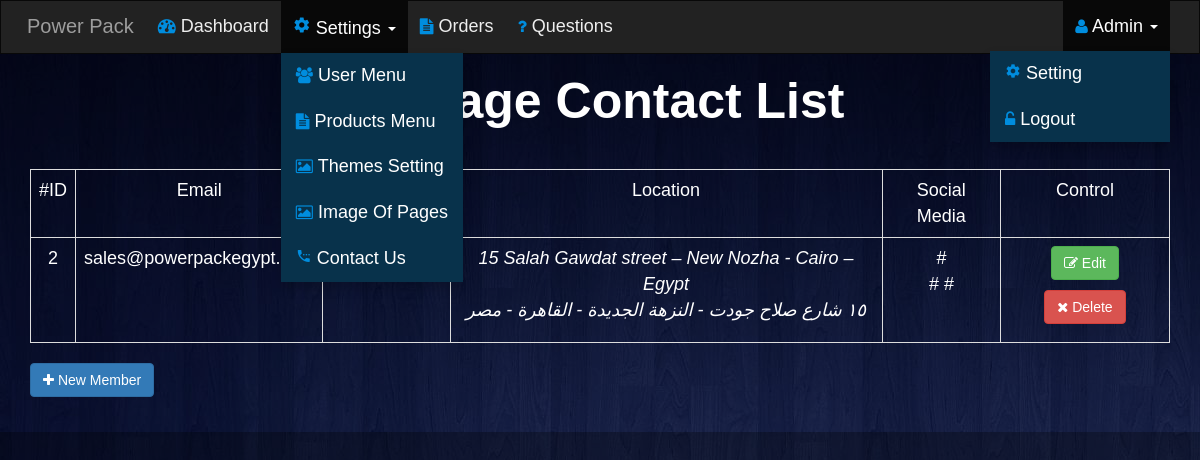
The page /Admin/contact-us.php (signed in) on the database its author committed.
### tables this page shows
CREATE TABLE `contactus` (
  `id` int(11) NOT NULL,
  `Email` varchar(255) NOT NULL,
  `Telephone1` varchar(255) NOT NULL,
  `Telephone2` varchar(255) NOT NULL,
  `LocationEn` varchar(255) NOT NULL,
  `LocationAr` varchar(255) NOT NULL,
  `facebook` varchar(255) NOT NULL,
  `instgram` varchar(255) NOT NULL,
  `twitter` varchar(255) NOT NULL
);

### Admin/contact-us.php (the view, shortened to what this page needs)
<?php
    if (isset($_SESSION['Username'])){
        include 'init.php';
        $do = isset($_GET['do']) ? $_GET['do'] : 'Manage' ;
        if ($do == 'Manage') {
            $stmt = $con->prepare("SELECT * FROM contactus ");
            $stmt->execute();
            $rows = $stmt->fetchAll();?>
            <h1 class="text-center" style="margin-top: 20px">Manage Contact List</h1>
				<div class="container">
					<div class="table-responsive">
						<table class="main-table text-center table table-bordered">
							<tr>
                                <td>#ID</td>
								<td>Email</td>
								<td>Telephone</td>
								<td>Location</td>
                                <td>Social Media</td>
								<td>Control</td>
							</tr>
							<?php
                    foreach ($rows as $row) {
                        echo "<tr>";
                            echo "<td>" . $row['id']."</td>";
                            echo "<td>" . $row['Email']."</td>";
                            echo "<td>
                            <i>" . $row['Telephone1']."</i><br>
                            <i>" . $row['Telephone2']."</i>
                            </td>";
                            echo "<td>
                            <i>" . $row['LocationEn']."</i><br>
                            <i>" . $row['LocationAr']."</i>
                            </td>";
                            echo "<td>
                            <i>" . $row['facebook']."</i><br>
                            <i>" . $row['instgram']."</i>
                            <i>" . $row['twitter']."</i>
                            </td>";
                            echo "<td>
                                <a style='margin-bottom:10px' href='Contact.php?do=Edit&id=" . $row['id'] . "' class='btn btn-success'><i class='fa fa-edit'></i> Edit</a>
                                <a style='margin-bottom:10px' href='contact-us.php?do=Delete&id=" . $row['id'] . "' class='btn btn-danger'><i class='fa fa-close'></i> Delete</a>
                                </td>";
							echo "</tr>";
					}
							?>
						</table>
					</div>
					<a href="contact-us.php?do=Add" class="btn btn-primary" style="margin-bottom: 35px"><i class="fa fa-plus"></i>  New Member</a>
				</div>
	<?php
    }else{
        $errorMsg = 'Sorry You Can\'t Browse This Page Directly';
        $urlPage = 'contact-us.php';
        redirectHome($errorMsg,$urlPage , 3);
    }
        include $tpl . 'footer.php';
    }else {
        header('Location: index.php');
        exit();
    }

### Admin/Includes/templates/header.php (shortened to what this page needs)
<!DOCTYPE html>
<html>
    <head>
        <link rel="stylesheet" href="<?php echo $css; ?>bootstrap.min.css">
        <link rel="stylesheet" href="<?php echo $css; ?>font-awesome.min.css">
        <link rel="stylesheet" href="<?php echo $css; ?>backend.css">
    </head>
    <body>

### Admin/init.php (shortened to what this page needs)
<?php
$tpl = 'Includes/templates/';
$css = 'Layout/css/';
include $tpl .'header.php';
if (!isset($noNavbar)){
    include $tpl . 'navbar.php';
}

### Admin/Includes/templates/navbar.php (shortened to what this page needs)
<nav class="navbar navbar-inverse">
  <div class="container">
    <div class="navbar-header">
      <a class="navbar-brand" href="#">Power Pack</a>
    </div>
    <div class="collapse navbar-collapse" id="app-nav">
      <ul class="nav navbar-nav">
        <li><a href="dashboard.php"><i class="fa fa-dashboard" style="font-size:18px;color:#008dde"></i>  Dashboard</a></li>
        <li class="dropdown open">
          <a class="dropdown-toggle" href="#" id="menu" role="button" data-toggle="dropdown" aria-haspopup="true" aria-expanded="false">
          <i class="material-icons" style="font-size:18px;color:#008dde">&#xe8b8; </i> Settings
            <span class="caret"></span>
          </a>
          <ul class="dropdown-menu">
            <li><a class="dropdown-item" href="user-menu.php">
            <i class="fa fa-users" style="font-size:16px;color:#008dde"></i> User Menu</a></li>
            <li><a class="dropdown-item" href="products-menu-en.php">
            <i class="fa fa-file-text" style="font-size:16px;color:#008dde"></i> Products Menu</a></li>
            <li><a class="dropdown-item" href="themes-setting.php">
            <i class="fa fa-image" style="font-size:16px;color:#008dde"></i> Themes Setting</a></li>
            <li><a class="dropdown-item" href="image.php">
            <i class="fa fa-image" style="font-size:16px;color:#008dde"></i> Image Of Pages</a></li>
            <li><a class="dropdown-item" href="contact-us.php">
            <i class="material-icons" style="font-size:16px;color:#008dde">&#xe8c5;</i> Contact Us</a></li>
          </ul>
          <li><a href="orders.php"><i class="fa fa-file-text" style="font-size:16px;color:#008dde"></i> Orders</a></li>
          <li><a href="question.php"><i class="fa fa-question" style="font-size:16px;color:#008dde"></i> Questions</a></li>
      </ul>
      <ul class="nav navbar-nav navbar-right">
        <li class="dropdown open">
          <a class="dropdown-toggle" href="#" id="menu" role="button" data-toggle="dropdown"
          aria-haspopup="true" aria-expanded="false">
          <i class="fa fa-user" style="font-size:16px;color:#008dde"></i>
           <span><?php echo $_SESSION['Username']?></span> <span class="caret"></span>
          </a>
          <ul class="dropdown-menu">
            <li><a class="dropdown-item" href="profile.php?do=Edit&userid=<?php echo $_SESSION['ID'] ?>">
            <i class="material-icons" style="font-size:16px;color:#008dde">&#xe8b8;</i> Setting</a></li>
            <li><a class="dropdown-item" href="Logout.php">
            <i class="fa fa-unlock-alt" style="font-size:16px;color:#008dde"></i> Logout</a></li>
          </ul>
        </li>
      </ul>
    </div>
  </div>
</nav>

### Admin/Includes/templates/footer.php (shortened to what this page needs)
</body>
</html>

### Admin/Layout/css/backend.css (style rules this page uses)
body { background-color: #F4F4F4; font-size: 18px; background-image: linear-gradient(rgba(0, 0, 0, 0.5), rgba(0, 0, 0, 0.3)), url("../images/back.jpg"); margin: 0; font-family: 'arial'; color: #FFF }
.navbar { border-radius: 0px; margin-bottom: 0px; }
.nav>li>a, .navbar-brand { padding: 15px 12px; }
.navbar-brand { font-size: 20px; }
.navbar-inverse .navbar-nav>li>a { color: #eee; }
.navbar-inverse .navbar-nav>.open>a:focus, .navbar-inverse .navbar-nav>.open>a:hover, .dropdown-menu { background-color: #99b9d4; }
.dropdown-menu { min-width: 180px; padding: 0px; font-size: 18px; border: none; border-radius: 5px; }
.dropdown-menu>li>a { color: #FFF; padding: 10px 15px; background-color: #08324b; }
h1 { font-size: 50px; margin: 40px 0px; font-weight: bold; color: #FFF; }
.table>tbody>tr>td, .table>tbody>tr>th, .table>tfoot>tr>td, .table>tfoot>tr>th, .table>thead>tr>td, .table>thead>tr>th { color: #FFF; }
.table-bordered>tbody>tr>td, .table-bordered>tbody>tr>th, .table-bordered>tfoot>tr>td, .table-bordered>tfoot>tr>th, .table-bordered>thead>tr>td, .table-bordered>thead>tr>th { color: #FFF; }
.btn { background-color: none }

### rows shown on the page
contactus: id "2", Email "sales@powerpackegypt.com", LocationEn "15 Salah Gawdat street – New Nozha - Cairo – Egypt", LocationAr "١٥ شارع صلاح جودت - النزهة الجديدة - القاهرة - مصر", facebook "#", instgram "#", twitter "#"

### other values the page prints
$_SESSION['Username'] "Admin"
